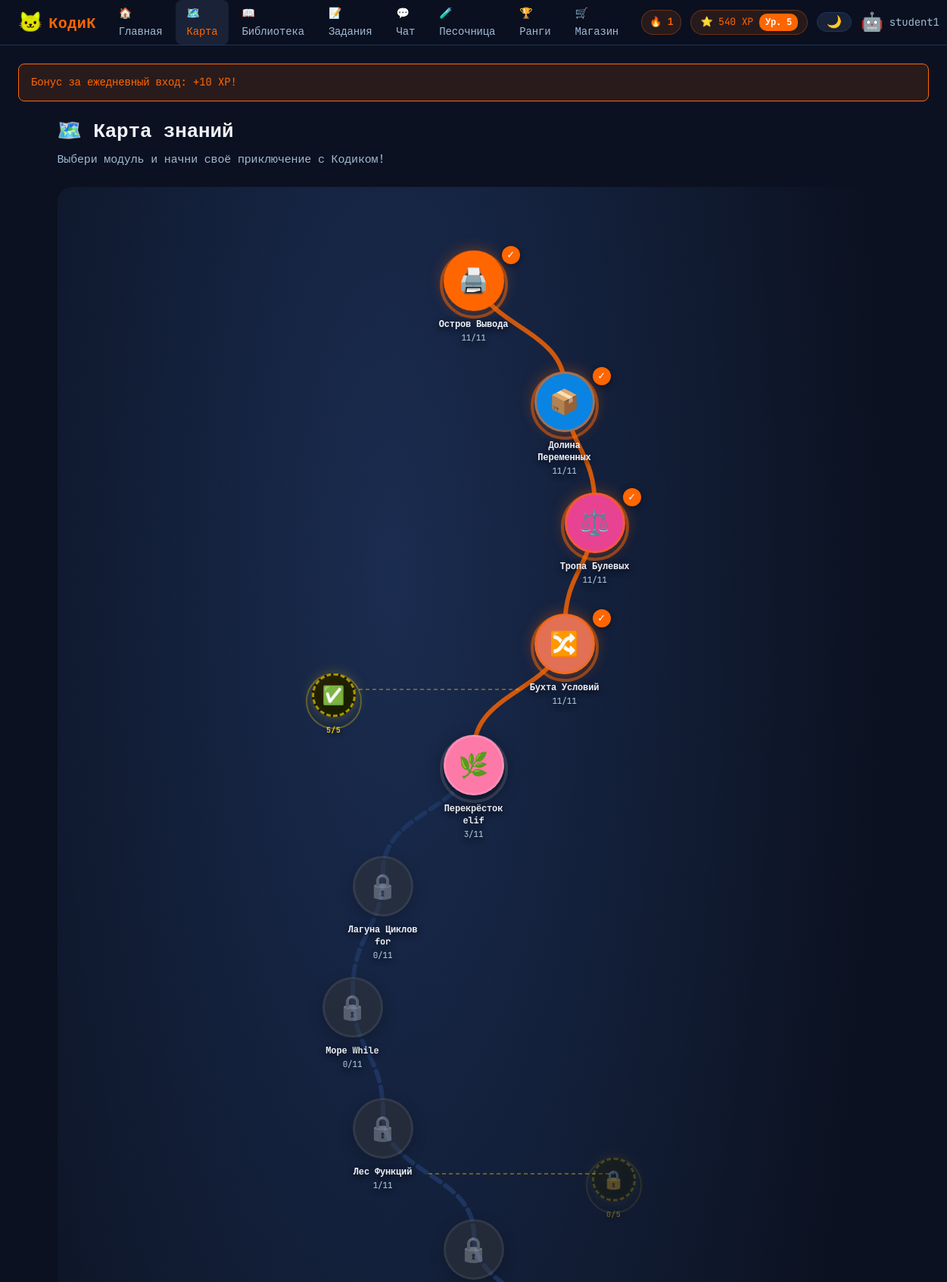
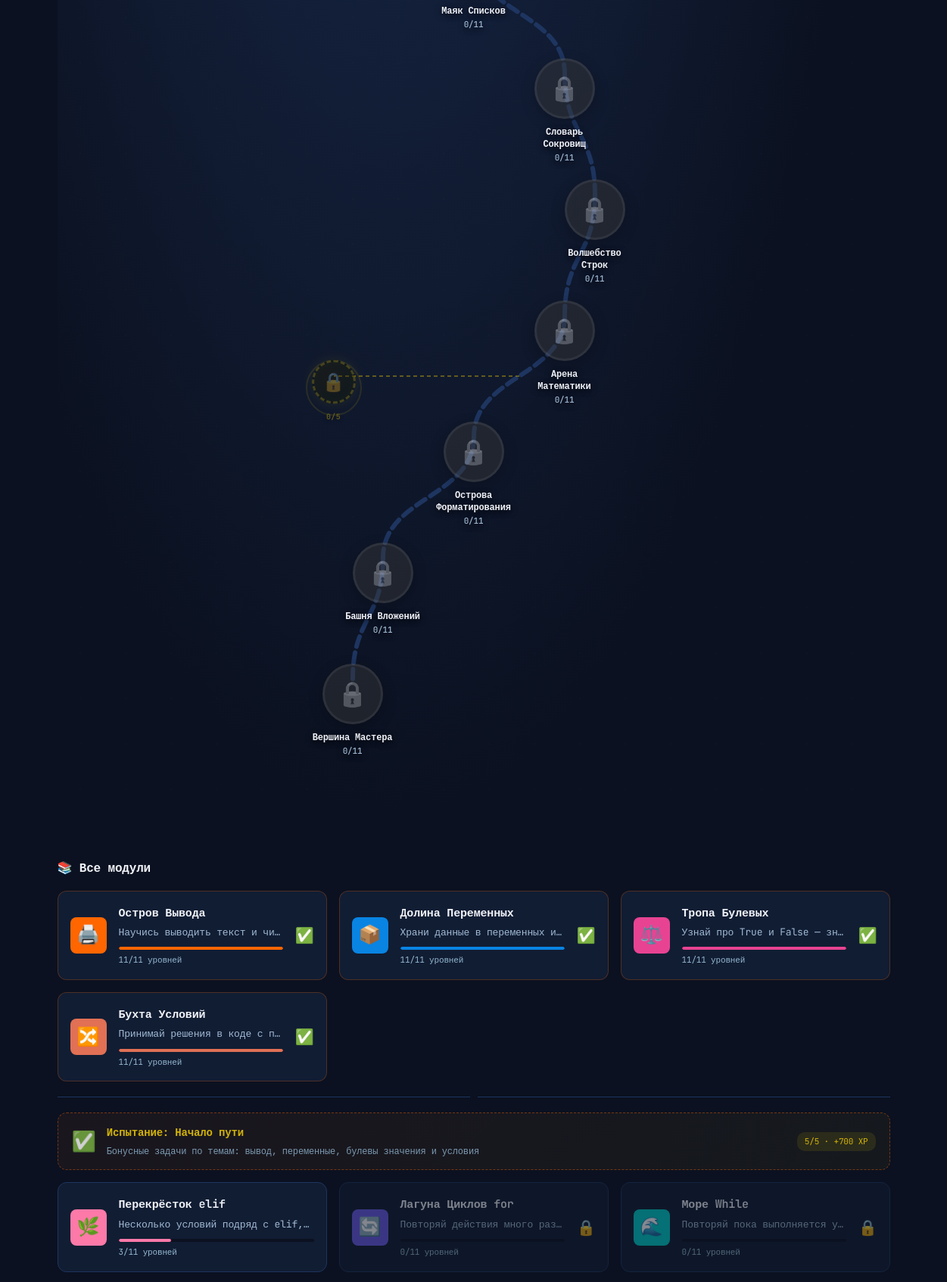
Screenshot of /student/levelmap (signed in, upper part) with the database file from the repository (2 pictures, top to bottom).
### models.py (models this page shows, shortened)
class User(UserMixin, db.Model):
    id = db.Column(db.Integer, primary_key=True)
    username = db.Column(db.String(80), unique=True, nullable=False)
    email = db.Column(db.String(120), unique=True, nullable=False)
    password_hash = db.Column(db.String(255), nullable=False)
    role = db.Column(db.String(20), nullable=False)  # admin, teacher, student, parent
    xp = db.Column(db.Integer, default=0)
    total_xp = db.Column(db.Integer, default=0)
    level = db.Column(db.Integer, default=1)
    avatar_emoji = db.Column(db.String(10), default='🐱')
    difficulty = db.Column(db.String(10), default='easy')
    created_at = db.Column(db.DateTime, default=datetime.utcnow)
    parent_id = db.Column(db.Integer, db.ForeignKey('user.id'), nullable=True)
    streak = db.Column(db.Integer, default=0)
    last_activity_date = db.Column(db.Date, nullable=True)
    last_login_bonus_date = db.Column(db.Date, nullable=True)
    sent_messages = db.relationship('Message', foreign_keys='Message.sender_id', backref='sender', lazy=True)
    received_messages = db.relationship('Message', foreign_keys='Message.receiver_id', backref='receiver', lazy=True)
    user_progress = db.relationship('UserProgress', backref='user', lazy=True)
    user_achievements = db.relationship('UserAchievement', backref='user', lazy=True)
    user_avatars = db.relationship('UserAvatar', backref='user', lazy=True)
    submissions = db.relationship('Submission', foreign_keys='Submission.student_id', backref='student', lazy=True)

class Module(db.Model):
    id = db.Column(db.Integer, primary_key=True)
    title = db.Column(db.String(100), nullable=False)
    description = db.Column(db.Text)
    order = db.Column(db.Integer, default=0)
    icon = db.Column(db.String(10), default='🏴‍☠️')
    color = db.Column(db.String(20), default='#4ecdc4')
    map_x = db.Column(db.Integer, default=0)
    map_y = db.Column(db.Integer, default=0)
    is_bonus = db.Column(db.Boolean, default=False)
    levels = db.relationship('Level', backref='module', lazy=True, order_by='Level.order')

### app.py (the view)
@app.route('/student/levelmap')
@login_required
@role_required('student')
def student_levelmap():
    all_modules = Module.query.order_by(Module.order).all()
    modules = [m for m in all_modules if not m.is_bonus]
    bonus_modules = [m for m in all_modules if m.is_bonus]
    progress_map = {}
    for m in all_modules:
        total = len(m.levels)
        done = sum(
            1 for lv in m.levels
            if UserProgress.query.filter_by(
                user_id=current_user.id, level_id=lv.id, status='completed').first()
        )
        progress_map[m.id] = {'total': total, 'done': done}
    return render_template('student/levelmap.html',
                           modules=modules,
                           bonus_modules=bonus_modules,
                           progress_map=progress_map)

### app.py (called while the page is built)
def now_msk():
    return datetime.now(_MSK_OFFSET).replace(tzinfo=None)

@app.before_request
def check_daily_login_bonus():
    if not current_user.is_authenticated or current_user.role != 'student':
        return
    if request.path.startswith('/api/'):
        return
    bonus = _grant_daily_login_bonus(current_user)
    if bonus:
        flash(f'Бонус за ежедневный вход: +{bonus} XP!', 'success')

def _compute_rank(total_xp, max_xp):
    icon, label = '🥚', 'Новобранец'
    for pct, t_icon, t_label in RANK_TIERS:
        if total_xp >= round(pct * max_xp):
            icon, label = t_icon, t_label
    return icon, label

@login_manager.user_loader
def load_user(user_id):
    return User.query.get(int(user_id))

def role_required(*roles):
    def decorator(f):
        @wraps(f)
        def decorated(*args, **kwargs):
            if not current_user.is_authenticated or current_user.role not in roles:
                flash('Доступ запрещён', 'danger')
                return redirect(url_for('dashboard'))
            return f(*args, **kwargs)
        return decorated
    return decorator

def _get_student_assignments():
    from sqlalchemy import or_, and_
    memberships = GroupMember.query.filter_by(user_id=current_user.id).all()
    group_ids = [m.group_id for m in memberships]
    if not group_ids:
        return []
    teacher_ids = [g.teacher_id for g in Group.query.filter(Group.id.in_(group_ids)).all() if g.teacher_id]
    return Assignment.query.filter(
        or_(
            Assignment.group_id.in_(group_ids),
            and_(Assignment.group_id.is_(None), Assignment.teacher_id.in_(teacher_ids))
        )
    ).order_by(Assignment.created_at.desc()).limit(5).all()

def _grant_daily_login_bonus(user):
    today = now_msk().date()
    if user.last_login_bonus_date == today:
        return 0
    user.xp += DAILY_LOGIN_BONUS_XP
    user.total_xp += DAILY_LOGIN_BONUS_XP
    user.last_login_bonus_date = today
    db.session.commit()
    return DAILY_LOGIN_BONUS_XP

### templates/student/levelmap.html (shortened to what this page needs)
{% extends 'base.html' %}
{% block content %}
<div class="page-levelmap">
  <div class="page-header">
    <h1>🗺️ Карта знаний</h1>
    <p class="page-subtitle">Выбери модуль и начни своё приключение с Кодиком!</p>
  </div>
  <div class="zz-wrap" id="zzWrap">
    <div class="zz-container" id="zzContainer">
      {% set module_list = modules | list %}
      {% set xs = [240, 360, 400, 360, 240, 120, 80, 120, 240, 360, 400, 360, 240, 120, 80] %}
      {% set row_h = 160 %}
      {% set total_h = (module_list | length) * row_h + 40 %}
      <svg class="zz-svg" viewBox="0 0 480 {{ total_h }}" style="height:{{ total_h }}px;">
        {% for i in range(module_list | length - 1) %}
          {% set m1 = module_list[i] %}
          {% set m2 = module_list[i+1] %}
          {% set x1 = xs[i] if i < xs | length else 240 %}
          {% set x2 = xs[i+1] if i+1 < xs | length else 240 %}
          {% set y1 = i * row_h + 80 %}
          {% set y2 = (i+1) * row_h + 80 %}
          {% set p1 = progress_map[m1.id] %}
          {% set done1 = p1.done == p1.total and p1.total > 0 %}
          <path class="{{ 'zz-path-done' if done1 else 'zz-path' }}"
            d="M {{ x1 }} {{ y1 }} C {{ x1 }} {{ y1 + 80 }}, {{ x2 }} {{ y2 - 80 }}, {{ x2 }} {{ y2 }}"
            stroke-dasharray="{{ '0' if done1 else '14,8' }}" />
          {% if i % 4 == 3 %}
            {% set midX = (x1 + x2) // 2 %}
            {% set midY = (y1 + y2) // 2 %}
            {% set bx = 55 if midX > 240 else 425 %}
            <line class="zz-bonus-connector" x1="{{ midX }}" y1="{{ midY }}" x2="{{ bx }}" y2="{{ midY }}" />
          {% endif %}
        {% endfor %}
      </svg>
      <div class="zz-nodes" style="height:{{ total_h }}px;">
        {% for m in module_list %}
          {% set i = loop.index0 %}
          {% set p = progress_map[m.id] %}
          {% set is_done = p.done == p.total and p.total > 0 %}
          {% set prev_done = progress_map[module_list[i-1].id].done == progress_map[module_list[i-1].id].total if i > 0 else True %}
          {% set is_locked = i > 0 and not prev_done %}
          {% set x_pos = xs[i] if i < xs | length else 240 %}
          {% set y_pos = i * row_h + 40 %}
          <div class="zz-row" style="top:{{ y_pos }}px; position:absolute; width:100%;">
            <div class="zz-node {{ 'done' if is_done else ('locked' if is_locked else 'available') }}"
                 style="left:{{ x_pos }}px; top:0;"
                 {% if not is_locked %}onclick="window.location='{{ url_for('student_module', module_id=m.id) }}'"{% endif %}
                 title="{{ m.title }}">
              <div class="zz-inner" style="background: {{ m.color if not is_locked else '#2a3a50' }}">
                {{ '🔒' if is_locked else m.icon }}
              </div>
              {% if is_done %}
              <div class="zz-done-badge">✓</div>
              {% endif %}
              <div class="zz-label">
                {{ m.title }}
                <div class="zz-progress">{{ p.done }}/{{ p.total }}</div>
              </div>
            </div>
          </div>
        {% endfor %}
        {% for i in range(module_list | length - 1) %}
          {% if i % 4 == 3 %}
            {% set bonus_idx = i // 4 %}
            {% if bonus_idx < bonus_modules | length %}
              {% set bm = bonus_modules[bonus_idx] %}
              {% set bp = progress_map[bm.id] %}
              {% set bm_done = bp.done == bp.total and bp.total > 0 %}
              {% set gate = progress_map[module_list[i].id] %}
              {% set bonus_locked = not (gate.done == gate.total and gate.total > 0) %}
              {% set x1 = xs[i] if i < xs | length else 240 %}
              {% set x2 = xs[i+1] if i+1 < xs | length else 240 %}
              {% set midX = (x1 + x2) // 2 %}
              {% set bx = 55 if midX > 240 else 425 %}
              {% set by = i * row_h + row_h // 2 + 80 %}
              <div class="zz-bonus {{ 'bm-done' if bm_done else ('locked' if bonus_locked else '') }}"
                   style="left:{{ bx }}px; top:{{ by }}px; {{ 'opacity:.35; cursor:default;' if bonus_locked else '' }}"
                   {% if not bonus_locked %}onclick="window.location='{{ url_for('student_module', module_id=bm.id) }}'"{% endif %}
                   title="{{ '🔒 Пройди модуль ' ~ module_list[i].title ~ ' чтобы открыть' if bonus_locked else bm.title }}">
                <div class="zz-bonus-ring"></div>
                <div class="zz-bonus-inner">{{ '✅' if bm_done else ('🔒' if bonus_locked else '⭐') }}</div>
                <div class="zz-bonus-label">{{ bp.done }}/{{ bp.total }}</div>
              </div>
            {% endif %}
          {% endif %}
        {% endfor %}
      </div>
    </div>
  </div>
  <div class="modules-list">
    <h2 class="section-title">📚 Все модули</h2>
    <div class="modules-grid">
      {% for m in modules %}
        {% set p = progress_map[m.id] %}
        {% set is_done = p.done == p.total and p.total > 0 %}
        {% set prev_done = progress_map[modules[loop.index0 - 1].id].done == progress_map[modules[loop.index0 - 1].id].total if not loop.first else True %}
        {% set is_locked = not loop.first and not prev_done %}
        {% if not loop.first and loop.index0 % 4 == 0 %}
          {% set bi = loop.index0 // 4 - 1 %}
          {% if bi < bonus_modules | length %}
            {% set bm = bonus_modules[bi] %}
            {% set bp = progress_map[bm.id] %}
            {% set bm_done = bp.done == bp.total and bp.total > 0 %}
            {% set gate_m = modules[loop.index0 - 1] %}
            {% set gate_p = progress_map[gate_m.id] %}
            {% set bonus_locked = not (gate_p.done == gate_p.total and gate_p.total > 0) %}
        <div class="module-divider"></div>
        <div class="bonus-module-card {{ 'bm-done' if bm_done else ('locked' if bonus_locked else '') }}"
             style="{{ 'opacity:.45; cursor:default;' if bonus_locked else '' }}"
             {% if not bonus_locked %}onclick="window.location='{{ url_for('student_module', module_id=bm.id) }}'"{% endif %}>
          <div class="bonus-module-icon">{{ '✅' if bm_done else ('🔒' if bonus_locked else '⭐') }}</div>
          <div class="bonus-module-info">
            <div class="bonus-module-title">{{ bm.title }}</div>
            <div class="bonus-module-desc">{{ '🔒 Пройди предыдущие модули чтобы открыть' if bonus_locked else bm.description }}</div>
          </div>
          <div class="bonus-module-badge">{{ bp.done }}/{{ bp.total }} · +{{ bm.levels | length * 140 }} XP</div>
        </div>
          {% endif %}
        {% endif %}
        <div class="module-card {{ 'done' if is_done else ('locked' if is_locked else '') }}"
             {% if not is_locked %}onclick="window.location='{{ url_for('student_module', module_id=m.id) }}'"{% endif %}>
          <div class="module-icon" style="background: {{ m.color }}">{{ m.icon }}</div>
          <div class="module-info">
            <div class="module-title">{{ m.title }}</div>
            <div class="module-desc">{{ m.description }}</div>
            <div class="module-progress-bar">
              <div class="module-progress-fill" style="width: {{ (p.done / p.total * 100) | int if p.total > 0 else 0 }}%; background: {{ m.color }}"></div>
            </div>
            <div class="module-stats">{{ p.done }}/{{ p.total }} уровней</div>
          </div>
          {% if is_locked %}
          <div class="module-lock">🔒</div>
          {% elif is_done %}
          <div class="module-done">✅</div>
          {% endif %}
        </div>
      {% endfor %}
    </div>
  </div>
</div>
{% endblock %}

### templates/base.html (shortened to what this page needs)
<!DOCTYPE html>
<html lang="ru">
<head>
  <link rel="stylesheet" href="{{ url_for('static', filename='css/main.css') }}">
</head>
<body class="role-{{ current_user.role if current_user.is_authenticated else 'guest' }}" id="mainBody">
{% if current_user.is_authenticated %}
<nav class="navbar">
  <a class="nav-brand" href="{{ url_for('student_dashboard') if current_user.role == 'student' else url_for('teacher_dashboard') if current_user.role == 'teacher' else url_for('admin_dashboard') }}" style="text-decoration:none;">
    <span class="brand-icon">🐱</span>
    <span class="brand-name">КодиК</span>
  </a>
  <div class="nav-links">
    {% if current_user.role == 'student' %}
      <a href="{{ url_for('student_dashboard') }}" class="nav-link {% if request.endpoint == 'student_dashboard' %}active{% endif %}">🏠 Главная</a>
      <a href="{{ url_for('student_levelmap') }}" class="nav-link {% if request.endpoint == 'student_levelmap' %}active{% endif %}">🗺️ Карта</a>
      <a href="{{ url_for('student_library') }}" class="nav-link {% if request.endpoint == 'student_library' %}active{% endif %}">📖 Библиотека</a>
      <a href="{{ url_for('student_assignments') }}" class="nav-link {% if request.endpoint == 'student_assignments' %}active{% endif %}">
        📝 Задания{% if nav_pending_assignments > 0 %}<span class="nav-badge">{{ nav_pending_assignments }}</span>{% endif %}
      </a>
      <a href="{{ url_for('student_chat') }}" class="nav-link {% if request.endpoint == 'student_chat' %}active{% endif %}">
        💬 Чат{% if nav_unread_msgs > 0 %}<span class="nav-badge">{{ nav_unread_msgs }}</span>{% endif %}
      </a>
      <a href="{{ url_for('student_sandbox') }}" class="nav-link {% if request.endpoint == 'student_sandbox' %}active{% endif %}">🧪 Песочница</a>
      <a href="{{ url_for('student_battlepass') }}" class="nav-link {% if request.endpoint == 'student_battlepass' %}active{% endif %}">🏆 Ранги</a>
      <a href="{{ url_for('student_shop') }}" class="nav-link {% if request.endpoint == 'student_shop' %}active{% endif %}">🛒 Магазин</a>
    {% endif %}
  </div>
  <div class="nav-user">
    {% if current_user.role == 'student' %}
    {% if current_user.streak > 0 %}
    <div class="streak-badge">🔥 {{ current_user.streak }}</div>
    {% endif %}
    <div class="xp-pill">
      <span>⭐ {{ current_user.xp }} XP</span>
      <span class="lv-badge">Ур. {{ current_user.level }}</span>
    </div>
    {% endif %}
    <button class="theme-toggle" onclick="toggleTheme()" title="Сменить тему" id="themeBtn">🌙</button>
    <div class="user-menu">
      <span class="user-avatar">{{ current_user.avatar_emoji }}</span>
      <span class="user-name">{{ current_user.username }}</span>
    </div>
  </div>
</nav>
{% endif %}
<main class="main-content">
  {% with messages = get_flashed_messages(with_categories=true) %}
    {% if messages %}
      <div class="flash-container">
        {% for cat, msg in messages %}
          <div class="flash flash-{{ cat }}">{{ msg }}</div>
        {% endfor %}
      </div>
    {% endif %}
  {% endwith %}
  {% block content %}{% endblock %}
</main>
</body>
</html>

### templates/student/levelmap.html (style rules this page uses)
.zz-wrap { background: radial-gradient(ellipse at 40% 20%, #1a2c50 0%, #0B1120 70%); border-radius: 20px; padding: 24px 16px; margin-bottom: 32px; min-height: 400px; position: relative; overflow: hidden; }
.zz-wrap::before { content: ''; position: absolute; inset: 0; pointer-events: none; }

### rows the page displays
User: streak "1", xp "540", level "5", avatar_emoji "🤖", username "student1"
Module: icon "🖨️", title "Остров Вывода", done "11", total "11", description "Научись выводить текст и чи…"
Module: icon "📦", title "Долина Переменных", done "11", total "11", description "Храни данные в переменных и…"
Module: icon "⚖️", title "Тропа Булевых", done "11", total "11", description "Узнай про True и False — зн…"
Module: icon "🔀", title "Бухта Условий", done "11", total "11", description "Принимай решения в коде с п…"
Module: icon "🌿", title "Перекрёсток elif", done "3", total "11", value "✅", done "5", total "5", levels|length "700", description "Несколько условий подряд с elif,…"
Module: icon "🔒", title "Лагуна Циклов for", done "0", total "11", icon "🔄", description "Повторяй действия много раз…"
Module: icon "🔒", title "Море While", done "0", total "11", icon "🌊", description "Повторяй пока выполняется у…"
Module: icon "🔒", title "Лес Функций", done "1", total "11"
Module: icon "🔒", title "Маяк Списков", done "0", total "11"
Module: icon "🔒", title "Словарь Сокровищ", done "0", total "11"
Module: icon "🔒", title "Волшебство Строк", done "0", total "11"
Module: icon "🔒", title "Арена Математики", done "0", total "11"
Module: icon "🔒", title "Острова Форматирования", done "0", total "11"
Module: icon "🔒", title "Башня Вложений", done "0", total "11"
Module: icon "🔒", title "Вершина Мастера", done "0", total "11"
Module: title "Испытание: Начало пути", description "Бонусные задачи по темам: вывод, переменные, булевы значения и условия"

### other values shown
{{ msg }} "Бонус за ежедневный вход: +10 XP!"
{{ '✅' if bm_done else ('🔒' if bonus_locked else '⭐') }} "✅" "🔒" "🔒"
{{ bp.done }} "5" "0" "0"
{{ bp.total }} "5" "5" "5"
